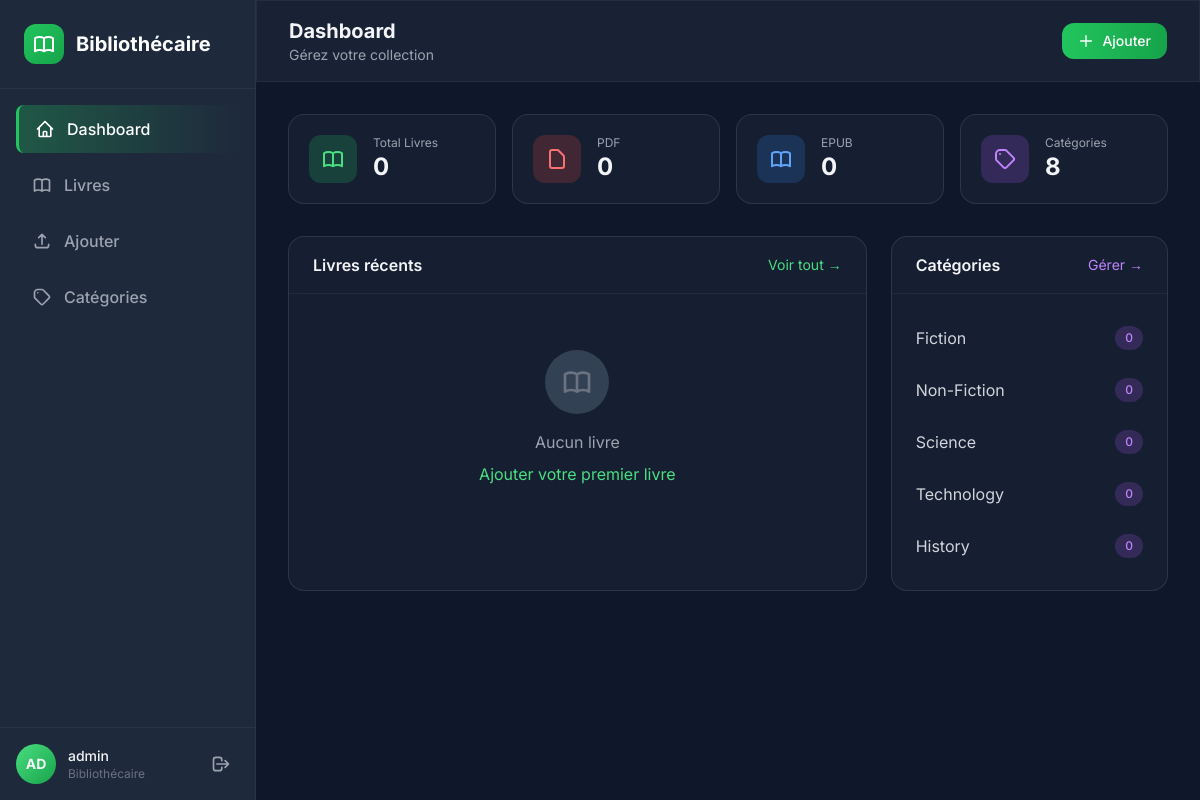
Page /librarian/dashboard.php (signed in) on the committed database.
### tables this page shows
CREATE TABLE categories (
    id INT PRIMARY KEY AUTO_INCREMENT,
    name VARCHAR(100) UNIQUE NOT NULL,
    description TEXT,
    created_at TIMESTAMP DEFAULT CURRENT_TIMESTAMP,
    INDEX idx_name (name)
);

### includes/functions.php (called while the page is built, shortened)
<?php
function escape_html(string $string): string {
    return htmlspecialchars($string, ENT_QUOTES | ENT_HTML5, 'UTF-8');
}

### config/database.php (called while the page is built, shortened)
<?php
class DatabaseManager {
    private static $instance = null;
    private $connection;
    public static function getInstance(): DatabaseManager {
        if (self::$instance === null) {
            self::$instance = new self();
        }
        return self::$instance;
    }
    private function connect(): void {
        $dsn = "mysql:host=" . self::DB_HOST . ";dbname=" . self::DB_NAME . ";charset=" . self::DB_CHARSET;
        $options = [
            PDO::ATTR_ERRMODE => PDO::ERRMODE_EXCEPTION,
            PDO::ATTR_DEFAULT_FETCH_MODE => PDO::FETCH_ASSOC,
            PDO::ATTR_EMULATE_PREPARES => false
        ];
        if (defined('PDO::MYSQL_ATTR_INIT_COMMAND')) {
            $options[PDO::MYSQL_ATTR_INIT_COMMAND] = "SET NAMES utf8mb4 COLLATE utf8mb4_unicode_ci";
        }
        try {
            $this->connection = new PDO($dsn, self::DB_USER, self::DB_PASS, $options);
        } catch (PDOException $e) {
            throw new Exception("Database connection failed: " . $e->getMessage());
        }
    }
    public function executeQuery(string $sql, array $params = []): PDOStatement {
        $stmt = $this->connection->prepare($sql);
        $stmt->execute($params);
        return $stmt;
    }
    public function fetchAll(string $sql, array $params = []): array {
        $stmt = $this->executeQuery($sql, $params);
        return $stmt->fetchAll();
    }
    public function fetchOne(string $sql, array $params = []): ?array {
        $stmt = $this->executeQuery($sql, $params);
        $result = $stmt->fetch();
        return $result ?: null;
    }
}

### librarian/dashboard.php (the view, shortened to what this page needs)
<?php
require_once '../config/database.php';
require_once '../includes/functions.php';
$db = DatabaseManager::getInstance();
$bookCount = $db->fetchOne("SELECT COUNT(*) as count FROM books")['count'];
$categoryCount = $db->fetchOne("SELECT COUNT(*) as count FROM categories")['count'];
$pdfCount = $db->fetchOne("SELECT COUNT(*) as count FROM books WHERE file_type = 'pdf'")['count'];
$epubCount = $db->fetchOne("SELECT COUNT(*) as count FROM books WHERE file_type = 'epub'")['count'];
$recentBooks = $db->fetchAll("SELECT b.*, c.name as category_name FROM books b LEFT JOIN categories c ON b.category_id = c.id ORDER BY b.created_at DESC LIMIT 6");
$categoriesWithCounts = $db->fetchAll("SELECT c.*, COUNT(b.id) as book_count FROM categories c LEFT JOIN books b ON c.id = b.category_id GROUP BY c.id ORDER BY book_count DESC LIMIT 5");
?>
<!DOCTYPE html>
<html lang="fr" class="dark">
<head>
    <script src="https://cdn.tailwindcss.com"></script>
</head>
<body class="bg-dark-900 text-gray-100 min-h-screen">
    <aside id="sidebar" class="fixed left-0 top-0 h-full w-64 bg-dark-800 border-r border-white/5 z-50 transform -translate-x-full lg:translate-x-0 transition-transform duration-300">
        <div class="p-6 border-b border-white/5">
            <div class="flex items-center gap-3">
                <div class="w-10 h-10 rounded-xl bg-gradient-to-br from-green-500 to-green-600 flex items-center justify-center"></div>
                <span class="text-xl font-bold text-white">Bibliothécaire</span>
            </div>
        </div>
        <nav class="p-4 space-y-2">
            <a href="dashboard.php" class="sidebar-link active flex items-center gap-3 px-4 py-3 rounded-lg text-white transition-all"><svg class="w-5 h-5" fill="none" stroke="currentColor" viewBox="0 0 24 24"><path stroke-linecap="round" stroke-linejoin="round" stroke-width="2" d="M3 12l2-2m0 0l7-7 7 7M5 10v10a1 1 0 001 1h3m10-11l2 2m-2-2v10a1 1 0 01-1 1h-3m-6 0a1 1 0 001-1v-4a1 1 0 011-1h2a1 1 0 011 1v4a1 1 0 001 1m-6 0h6"/></svg><span class="font-medium">Dashboard</span></a>
            <a href="books.php" class="sidebar-link flex items-center gap-3 px-4 py-3 rounded-lg text-gray-400 hover:text-white transition-all"><span class="font-medium">Livres</span></a>
            <a href="upload.php" class="sidebar-link flex items-center gap-3 px-4 py-3 rounded-lg text-gray-400 hover:text-white transition-all"><svg class="w-5 h-5" fill="none" stroke="currentColor" viewBox="0 0 24 24"><path stroke-linecap="round" stroke-linejoin="round" stroke-width="2" d="M4 16v1a3 3 0 003 3h10a3 3 0 003-3v-1m-4-8l-4-4m0 0L8 8m4-4v12"/></svg><span class="font-medium">Ajouter</span></a>
            <a href="categories.php" class="sidebar-link flex items-center gap-3 px-4 py-3 rounded-lg text-gray-400 hover:text-white transition-all"><svg class="w-5 h-5" fill="none" stroke="currentColor" viewBox="0 0 24 24"><path stroke-linecap="round" stroke-linejoin="round" stroke-width="2" d="M7 7h.01M7 3h5c.512 0 1.024.195 1.414.586l7 7a2 2 0 010 2.828l-7 7a2 2 0 01-2.828 0l-7-7A1.994 1.994 0 013 12V7a4 4 0 014-4z"/></svg><span class="font-medium">Catégories</span></a>
        </nav>
        <div class="absolute bottom-0 left-0 right-0 p-4 border-t border-white/5">
            <div class="flex items-center gap-3">
                <div class="w-10 h-10 rounded-full bg-gradient-to-br from-green-400 to-green-600 flex items-center justify-center text-sm font-bold"><?= strtoupper(substr($_SESSION['username'], 0, 2)) ?></div>
                <div class="flex-1"><p class="text-sm font-medium"><?= escape_html($_SESSION['username']) ?></p><p class="text-xs text-gray-500">Bibliothécaire</p></div>
                <a href="../logout.php" class="p-2 text-gray-400 hover:text-red-400"><svg class="w-5 h-5" fill="none" stroke="currentColor" viewBox="0 0 24 24"><path stroke-linecap="round" stroke-linejoin="round" stroke-width="2" d="M17 16l4-4m0 0l-4-4m4 4H7m6 4v1a3 3 0 01-3 3H6a3 3 0 01-3-3V7a3 3 0 013-3h4a3 3 0 013 3v1"/></svg></a>
            </div>
        </div>
    </aside>
    <main class="lg:ml-64 min-h-screen">
        <header class="sticky top-0 z-30 glass border-b border-white/5">
            <div class="flex items-center justify-between px-4 lg:px-8 py-4">
                <div>
                    <h1 class="text-xl font-bold">Dashboard</h1>
                    <p class="text-sm text-gray-400">Gérez votre collection</p>
                </div>
                <a href="upload.php" class="bg-gradient-to-r from-accent-500 to-green-600 text-white px-4 py-2 rounded-xl text-sm font-medium hover:from-green-600 hover:to-green-700 transition-all flex items-center gap-2">
                    <svg class="w-4 h-4" fill="none" stroke="currentColor" viewBox="0 0 24 24"><path stroke-linecap="round" stroke-linejoin="round" stroke-width="2" d="M12 4v16m8-8H4"/></svg>Ajouter
                </a>
            </div>
        </header>
        <div class="p-4 lg:p-8">
            <div class="grid grid-cols-2 lg:grid-cols-4 gap-4 mb-8">
                <div class="glass-card rounded-2xl p-5">
                    <div class="flex items-center gap-4">
                        <div class="w-12 h-12 rounded-xl bg-green-500/20 flex items-center justify-center"></div>
                        <div><p class="text-xs text-gray-400">Total Livres</p><p class="text-2xl font-bold"><?= $bookCount ?></p></div>
                    </div>
                </div>
                <div class="glass-card rounded-2xl p-5">
                    <div class="flex items-center gap-4">
                        <div class="w-12 h-12 rounded-xl bg-red-500/20 flex items-center justify-center"><svg class="w-6 h-6 text-red-400" fill="none" stroke="currentColor" viewBox="0 0 24 24"><path stroke-linecap="round" stroke-linejoin="round" stroke-width="2" d="M7 21h10a2 2 0 002-2V9.414a1 1 0 00-.293-.707l-5.414-5.414A1 1 0 0012.586 3H7a2 2 0 00-2 2v14a2 2 0 002 2z"/></svg></div>
                        <div><p class="text-xs text-gray-400">PDF</p><p class="text-2xl font-bold"><?= $pdfCount ?></p></div>
                    </div>
                </div>
                <div class="glass-card rounded-2xl p-5">
                    <div class="flex items-center gap-4">
                        <div class="w-12 h-12 rounded-xl bg-blue-500/20 flex items-center justify-center"></div>
                        <div><p class="text-xs text-gray-400">EPUB</p><p class="text-2xl font-bold"><?= $epubCount ?></p></div>
                    </div>
                </div>
                <div class="glass-card rounded-2xl p-5">
                    <div class="flex items-center gap-4">
                        <div class="w-12 h-12 rounded-xl bg-purple-500/20 flex items-center justify-center"><svg class="w-6 h-6 text-purple-400" fill="none" stroke="currentColor" viewBox="0 0 24 24"><path stroke-linecap="round" stroke-linejoin="round" stroke-width="2" d="M7 7h.01M7 3h5c.512 0 1.024.195 1.414.586l7 7a2 2 0 010 2.828l-7 7a2 2 0 01-2.828 0l-7-7A1.994 1.994 0 013 12V7a4 4 0 014-4z"/></svg></div>
                        <div><p class="text-xs text-gray-400">Catégories</p><p class="text-2xl font-bold"><?= $categoryCount ?></p></div>
                    </div>
                </div>
            </div>
            <div class="grid grid-cols-1 lg:grid-cols-3 gap-6">
                <div class="lg:col-span-2 glass-card rounded-2xl">
                    <div class="px-6 py-4 border-b border-white/5 flex justify-between items-center">
                        <h2 class="font-semibold">Livres récents</h2>
                        <a href="books.php" class="text-accent-400 hover:text-accent-300 text-sm">Voir tout →</a>
                    </div>
                    <div class="p-6">
                        <?php if (empty($recentBooks)): ?>
                        <div class="text-center py-8">
                            <div class="w-16 h-16 mx-auto mb-4 rounded-full bg-dark-700 flex items-center justify-center"></div>
                            <p class="text-gray-400 mb-2">Aucun livre</p>
                            <a href="upload.php" class="text-accent-400 hover:underline">Ajouter votre premier livre</a>
                        </div>
                        <?php endif; ?>
                    </div>
                </div>
                <div class="glass-card rounded-2xl">
                    <div class="px-6 py-4 border-b border-white/5 flex justify-between items-center">
                        <h2 class="font-semibold">Catégories</h2>
                        <a href="categories.php" class="text-purple-400 hover:text-purple-300 text-sm">Gérer →</a>
                    </div>
                    <div class="p-6">
                        <?php if (empty($categoriesWithCounts)): ?>
                        <p class="text-gray-500 text-center py-4">Aucune catégorie</p>
                        <?php else: ?>
                        <div class="space-y-3">
                            <?php foreach ($categoriesWithCounts as $category): ?>
                            <div class="flex items-center justify-between py-2">
                                <span class="text-gray-300"><?= escape_html($category['name']) ?></span>
                                <span class="px-2.5 py-1 rounded-full text-xs font-medium bg-purple-500/20 text-purple-400"><?= $category['book_count'] ?></span>
                            </div>
                            <?php endforeach; ?>
                        </div>
                        <?php endif; ?>
                    </div>
                </div>
            </div>
        </div>
    </main>
</body>
</html>

### librarian/dashboard.php (style rules this page uses)
body { font-family: 'Inter', sans-serif; }
.glass { background: rgba(30, 41, 59, 0.7); backdrop-filter: blur(12px); border: 1px solid rgba(255,255,255,0.1); }
.glass-card { background: rgba(30, 41, 59, 0.5); backdrop-filter: blur(8px); border: 1px solid rgba(255,255,255,0.1); }
.sidebar-link.active { background: linear-gradient(90deg, rgba(34,197,94,0.3) 0%, transparent 100%); border-left: 3px solid #22c55e; }

### rows in the picture
categories: name "Fiction", book_count "0"
categories: name "Non-Fiction", book_count "0"
categories: name "Science", book_count "0"
categories: name "Technology", book_count "0"
categories: name "History", book_count "0"

### other values in the picture
substr($_SESSION['username'], 0, 2) "AD"
escape_html($_SESSION['username']) "admin"
$bookCount "0"
$pdfCount "0"
$epubCount "0"
$categoryCount "8"
